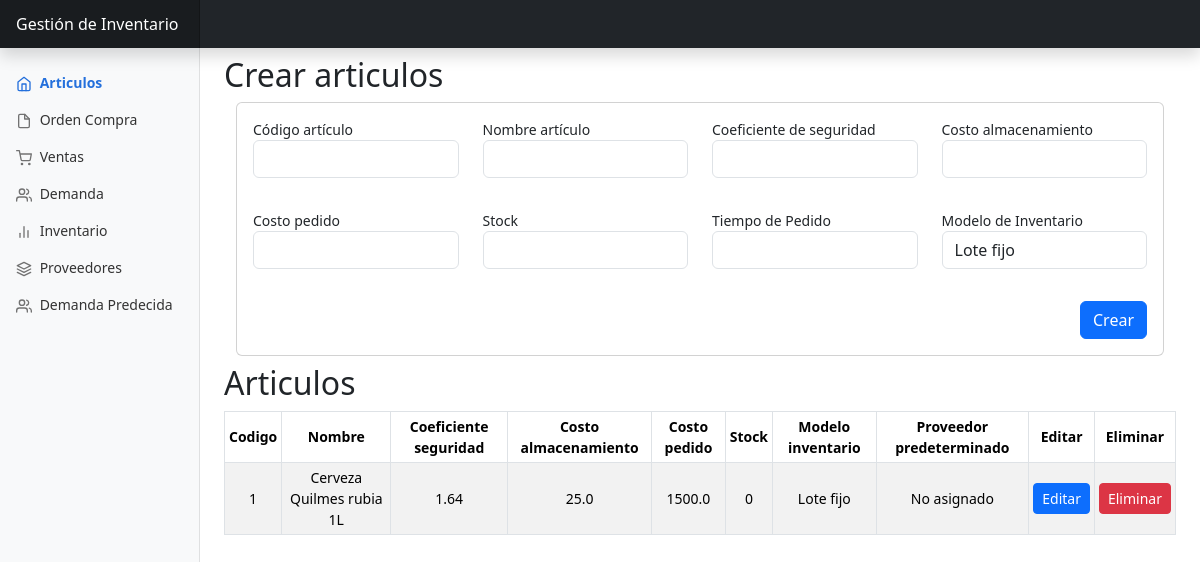
Before: /articulos/ with the older database file.
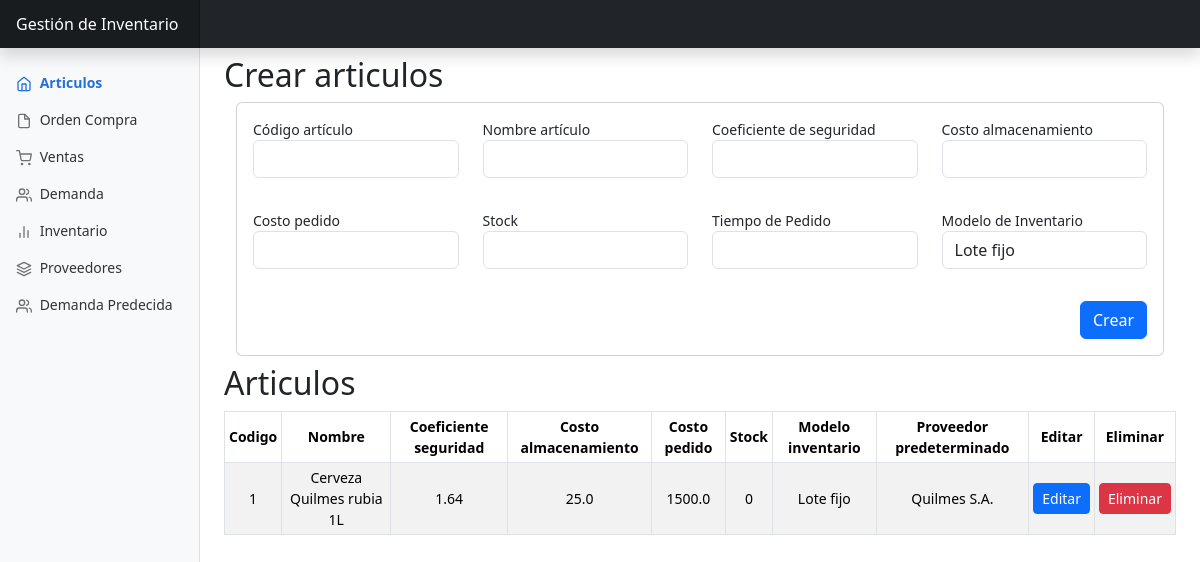
After: the same page with the newer database file.
### app/models.py (models this page shows, shortened)
class Articulo(db.Model):
    __tablename__ = 'articulo'
    id = db.Column(db.Integer, primary_key=True)
    codigo_articulo = db.Column(db.Integer, unique=True, nullable=False)
    nombre_articulo = db.Column(db.String(100), nullable=False)
    coeficiente_seguridad = db.Column(db.Float, nullable=False)
    costo_almacenamiento = db.Column(db.Float, nullable=False)
    costo_de_pedido = db.Column(db.Float, nullable=False)
    stock = db.Column(db.Integer, nullable=False)
    tiempo_de_pedido = db.Column(db.Integer)
    modelo_inventario_id = db.Column(db.Integer, db.ForeignKey('modelo_inventario.id'), nullable=False)
    detalle_proveedor_predeterminado_id = db.Column(db.Integer, db.ForeignKey('detalle_proveedor.id'))
    detalle_proveedor_predeterminado = db.relationship('DetalleProveedor', foreign_keys=[detalle_proveedor_predeterminado_id], backref='articulo_predeterminado', uselist=False)
    detalles_proveedor = db.relationship('DetalleProveedor', backref='articulo', foreign_keys='DetalleProveedor.articulo_id')
    ordenes_compra = db.relationship ('OrdenCompra',backref='articulo',lazy='dynamic')

class ModeloInventario(db.Model):
    __tablename__ = 'modelo_inventario'
    id = db.Column(db.Integer, primary_key=True)
    nombre = db.Column(db.String(100), nullable=False)
    articulos=db.relationship('Articulo', lazy='dynamic',backref='modelo_inventario')

class Proveedor(db.Model):
    __tablename__ = 'proveedor'
    id = db.Column(db.Integer, primary_key=True)
    nombre = db.Column(db.String(100), nullable=False)
    detalles_proveedor=db.relationship('DetalleProveedor',lazy='dynamic',backref='proveedor')

### app/views/articulos.py (the view, shortened to what this page needs)
@bp.route('/', methods=['GET', 'POST'])
def get_articulos():
    form_articulo_crear = ArticuloFormCrear()
    form_articulos_editar= ArticuloFormEditar()
    form_articulo_crear.modelo_inventario_id.choices = [(m.id, m.nombre) for m in ModeloInventario.query.all()]
    if form_articulo_crear.errors:
        flash(f'Errores en el formulario: {form_articulo_crear.errors}', 'danger')
        print("Errores del formulario:", form_articulo_crear.errors)
    articulos = Articulo.query.all()
    return render_template('articulos/index.html', articulos=articulos, form_articulo_crear=form_articulo_crear,form_articulos_editar=form_articulos_editar)

### app/forms.py
class ArticuloFormCrear(FlaskForm):
    codigo_articulo = IntegerField('Código artículo', validators=[DataRequired(), NumberRange(min=1)])
    nombre_articulo = StringField('Nombre artículo', validators=[DataRequired()])
    coeficiente_seguridad = FloatField('Coeficiente de seguridad', validators=[DataRequired(), NumberRange(min=0)])
    costo_almacenamiento = FloatField('Costo almacenamiento', validators=[DataRequired(), NumberRange(min=0)])
    costo_de_pedido = FloatField('Costo pedido', validators=[DataRequired(), NumberRange(min=0)])
    stock = IntegerField('Stock', validators=[NumberRange(min=0)])
    tiempo_de_pedido = IntegerField('Tiempo de Pedido', validators=[NumberRange(min=0)])
    modelo_inventario_id = SelectField('Modelo de Inventario', coerce=int, validators=[DataRequired()])
    submit = SubmitField('Crear')

### app/templates/articulos/index.html (shortened to what the changed rows need)
{% extends 'base.html' %}
{% block body %}
<h2 class="mt-2">Crear articulos</h2>
<h2 class="mt-2">Articulos</h2>
<div class="table-responsive">
  <table class="table table-striped table-sm table-bordered">
    <thead>
      <tr>
        <th scope="col" class="text-center align-middle">Codigo</th>
        <th scope="col" class="text-center align-middle">Nombre</th>
        <th scope="col" class="text-center align-middle">Coeficiente seguridad</th>
        <th scope="col" class="text-center align-middle">Costo almacenamiento</th>
        <th scope="col" class="text-center align-middle">Costo pedido</th>
        <th scope="col" class="text-center align-middle">Stock</th>
        <th scope="col" class="text-center align-middle">Modelo inventario</th>
        <th scope="col" class="text-center align-middle">Proveedor predeterminado</th>
        <th scope="col" class="text-center align-middle">Editar</th>
        <th scope="col" class="text-center align-middle">Eliminar</th>
      </tr>
    </thead>
    <tbody>
      {% for articulo in articulos %}
      <tr>
        <td class="text-center align-middle">{{articulo.codigo_articulo}}</td>
        <td class="text-center align-middle">{{articulo.nombre_articulo}}</td>
        <td class="text-center align-middle">{{articulo.coeficiente_seguridad}}</td>
        <td class="text-center align-middle">{{articulo.costo_almacenamiento}}</td>
        <td class="text-center align-middle">{{articulo.costo_de_pedido}}</td>
        <td class="text-center align-middle">{{articulo.stock}}</td>
        <td class="text-center align-middle">{{articulo.modelo_inventario.nombre}}</td>
        <td class="text-center align-middle">
          {% if articulo.detalle_proveedor_predeterminado %}
              {{ articulo.detalle_proveedor_predeterminado.proveedor.nombre }}
          {% else %}
              No asignado
          {% endif %}
        </td>
        <td class="text-center align-middle"> <a class="btn btn-primary btn-sm" href="{{ url_for('articulos.edit', id=articulo.id) }}">Editar</a></td>
        <td class="text-center align-middle"><button class="btn btn-danger btn-sm" id="btn-edit{{articulo.id}}" data-bs-toggle="modal" data-bs-target="#modalEliminar{{articulo.id}}">Eliminar</button></td>
      </tr>
      {% endfor %}
    </tbody>
  </table>
</div>
{% endblock %}

Changed rows visible on the page:
changed Articulo "Cerveza Quilmes rubia 1L": detalle_proveedor_predeterminado.proveedor.nombre (not shown) → "Quilmes S.A."; no longer shows "No asignado"
